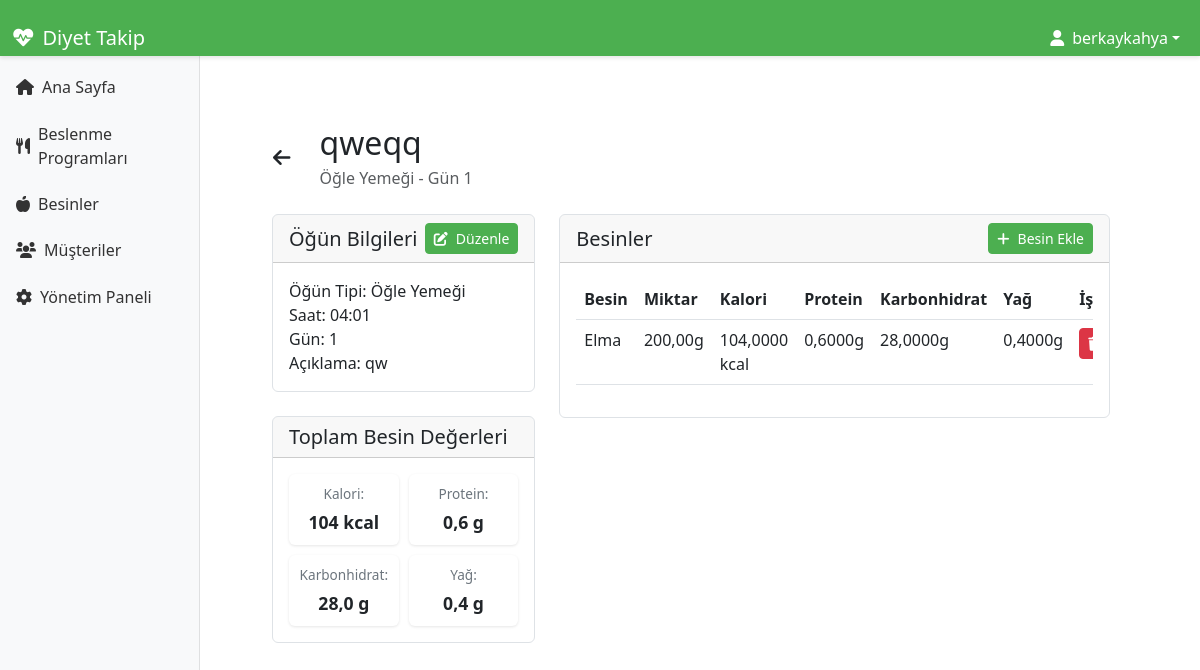
/plans/meal/13/ (signed in), run on the app's committed database.
### accounts/models.py (models this page shows, shortened)
class CustomUser(AbstractUser):
    USER_TYPE_CHOICES = (
        ('dietitian', 'Diyetisyen'),
        ('client', 'Müşteri'),
    )
    user_type = models.CharField(max_length=10, choices=USER_TYPE_CHOICES)
    phone_number = models.CharField(max_length=20, blank=True, null=True)

### meals/models.py (models this page shows, shortened)
class Meal(models.Model):
    MEAL_TYPES = [
        ('breakfast', 'Kahvaltı'),
        ('lunch', 'Öğle Yemeği'),
        ('dinner', 'Akşam Yemeği'),
        ('snack', 'Ara Öğün'),
    ]
    program = models.ForeignKey('plans.NutritionProgram', on_delete=models.CASCADE, related_name='meals')
    name = models.CharField(max_length=100, verbose_name="Öğün Adı")
    description = models.TextField(blank=True, verbose_name="Açıklama")
    meal_type = models.CharField(max_length=20, choices=MEAL_TYPES, verbose_name="Öğün Tipi")
    day_number = models.PositiveIntegerField(verbose_name="Gün")
    time = models.TimeField(verbose_name="Saat")
    created_at = models.DateTimeField(auto_now_add=True)
    updated_at = models.DateTimeField(auto_now=True)
    @property
    def calories(self):
        total = 0
        for meal_food in self.meal_foods.all():
            food = meal_food.food
            amount = meal_food.amount
            total += (food.calories * amount) / 100
        return round(total)
    @property
    def protein(self):
        total = 0
        for meal_food in self.meal_foods.all():
            food = meal_food.food
            amount = meal_food.amount
            total += (food.protein * amount) / 100
        return round(total, 1)
    @property
    def carbs(self):
        total = 0
        for meal_food in self.meal_foods.all():
            food = meal_food.food
            amount = meal_food.amount
            total += (food.carbs * amount) / 100
        return round(total, 1)
    @property
    def fat(self):
        total = 0
        for meal_food in self.meal_foods.all():
            food = meal_food.food
            amount = meal_food.amount
            total += (food.fat * amount) / 100
        return round(total, 1)
    class Meta:
        verbose_name = "Öğün"
        verbose_name_plural = "Öğünler"
        ordering = ['day_number', 'time']
        unique_together = ['program', 'day_number', 'time']

class MealFood(models.Model):
    meal = models.ForeignKey(Meal, on_delete=models.CASCADE, related_name='meal_foods')
    food = models.ForeignKey(Food, on_delete=models.CASCADE, verbose_name="Besin")
    amount = models.DecimalField(max_digits=6, decimal_places=2, verbose_name="Miktar (g)")
    @property
    def calories(self):
        return (self.food.calories * self.amount) / 100
    @property
    def protein(self):
        return (self.food.protein * self.amount) / 100
    @property
    def fat(self):
        return (self.food.fat * self.amount) / 100
    @property
    def carbs(self):
        return (self.food.carbs * self.amount) / 100
    class Meta:
        verbose_name = "Öğün Besini"
        verbose_name_plural = "Öğün Besinleri"

class Food(models.Model):
    name = models.CharField(max_length=100, verbose_name="Besin Adı")
    calories = models.DecimalField(max_digits=6, decimal_places=2, verbose_name="Kalori (kcal/100g)")
    protein = models.DecimalField(max_digits=6, decimal_places=2, verbose_name="Protein (g/100g)")
    fat = models.DecimalField(max_digits=6, decimal_places=2, verbose_name="Yağ (g/100g)")
    carbs = models.DecimalField(max_digits=6, decimal_places=2, verbose_name="Karbonhidrat (g/100g)")
    created_at = models.DateTimeField(auto_now_add=True)
    updated_at = models.DateTimeField(auto_now=True)
    class Meta:
        verbose_name = "Besin"
        verbose_name_plural = "Besinler"
        ordering = ['name']

### plans/views.py (the view)
# urls.py: path('meal/<int:meal_id>/', views.meal_detail, name='meal_detail'),
@login_required
def meal_detail(request, meal_id):
    meal = get_object_or_404(Meal, id=meal_id)
    if not (request.user.is_staff or meal.program.plan_set.filter(client__user=request.user).exists()):
        raise PermissionDenied
    foods = Food.objects.all().order_by('name')
    form = MealForm(instance=meal)
    meal_food_formset = MealFoodFormSet(instance=meal)
    context = {
        'meal': meal,
        'form': form,
        'meal_food_formset': meal_food_formset,
        'foods': foods,
    }
    return render(request, 'plans/meal_detail.html', context)

### templates/plans/meal_detail.html (shortened to what this page needs)
{% extends 'base.html' %}
{% load static %}
{% block extra_css %}
<link rel="stylesheet" href="{% static 'css/sidebar.css' %}">
<link rel="stylesheet" href="{% static 'css/nutrition_plan.css' %}">
{% endblock %}
{% block content %}
<div class="container-fluid">
    <div class="row">
        {% include 'includes/sidebar.html' %}
        <main class="col-md-9 ms-sm-auto col-lg-10 px-md-4 py-4">
            <div class="d-flex justify-content-between flex-wrap flex-md-nowrap align-items-center mb-4">
                <div class="d-flex align-items-center">
                    <a href="{% url 'plans:nutrition_plan_detail' meal.program.id %}" class="btn btn-link text-dark me-3">
                        <i class="fas fa-arrow-left fa-lg"></i>
                    </a>
                    <div>
                        <h1 class="h2 mb-1">{{ meal.name }}</h1>
                        <p class="text-muted mb-0">{{ meal.get_meal_type_display }} - Gün {{ meal.day_number }}</p>
                    </div>
                </div>
            </div>
            <div class="row">
                <div class="col-md-4">
                    <div class="card mb-4">
                        <div class="card-header d-flex justify-content-between align-items-center">
                            <h5 class="card-title mb-0">Öğün Bilgileri</h5>
                            <button type="button" class="btn btn-primary btn-sm" data-bs-toggle="modal" data-bs-target="#editMealModal">
                                <i class="fas fa-edit me-2"></i>Düzenle
                            </button>
                        </div>
                        <div class="card-body">
                            <div class="meal-info">
                                <div class="info-item">
                                    <span class="info-label">Öğün Tipi:</span>
                                    <span class="info-value">{{ meal.get_meal_type_display }}</span>
                                </div>
                                <div class="info-item">
                                    <span class="info-label">Saat:</span>
                                    <span class="info-value">{{ meal.time|time:"H:i" }}</span>
                                </div>
                                <div class="info-item">
                                    <span class="info-label">Gün:</span>
                                    <span class="info-value">{{ meal.day_number }}</span>
                                </div>
                                <div class="info-item">
                                    <span class="info-label">Açıklama:</span>
                                    <span class="info-value">{{ meal.description|default:"Açıklama yok" }}</span>
                                </div>
                            </div>
                        </div>
                    </div>
                    <div class="card">
                        <div class="card-header">
                            <h5 class="card-title mb-0">Toplam Besin Değerleri</h5>
                        </div>
                        <div class="card-body">
                            <div class="nutrition-values">
                                <div class="nutrition-value">
                                    <span class="nutrition-label">Kalori:</span>
                                    <span class="nutrition-amount">{{ meal.calories }} kcal</span>
                                </div>
                                <div class="nutrition-value">
                                    <span class="nutrition-label">Protein:</span>
                                    <span class="nutrition-amount">{{ meal.protein }} g</span>
                                </div>
                                <div class="nutrition-value">
                                    <span class="nutrition-label">Karbonhidrat:</span>
                                    <span class="nutrition-amount">{{ meal.carbs }} g</span>
                                </div>
                                <div class="nutrition-value">
                                    <span class="nutrition-label">Yağ:</span>
                                    <span class="nutrition-amount">{{ meal.fat }} g</span>
                                </div>
                            </div>
                        </div>
                    </div>
                </div>
                <div class="col-md-8">
                    <div class="card">
                        <div class="card-header d-flex justify-content-between align-items-center">
                            <h5 class="card-title mb-0">Besinler</h5>
                            <button type="button" class="btn btn-success btn-sm" data-bs-toggle="modal" data-bs-target="#addFoodModal">
                                <i class="fas fa-plus me-2"></i>Besin Ekle
                            </button>
                        </div>
                        <div class="card-body">
                            <div class="table-responsive">
                                <table class="table table-hover">
                                    <thead>
                                        <tr>
                                            <th>Besin</th>
                                            <th>Miktar</th>
                                            <th>Kalori</th>
                                            <th>Protein</th>
                                            <th>Karbonhidrat</th>
                                            <th>Yağ</th>
                                            <th>İşlemler</th>
                                        </tr>
                                    </thead>
                                    <tbody>
                                        {% for meal_food in meal.meal_foods.all %}
                                        <tr>
                                            <td>{{ meal_food.food.name }}</td>
                                            <td>{{ meal_food.amount }}g</td>
                                            <td>{{ meal_food.calories }} kcal</td>
                                            <td>{{ meal_food.protein }}g</td>
                                            <td>{{ meal_food.carbs }}g</td>
                                            <td>{{ meal_food.fat }}g</td>
                                            <td>
                                                <button type="button" class="btn btn-danger btn-sm"
                                                        onclick="deleteFood({{ meal_food.id }})">
                                                    <i class="fas fa-trash"></i>
                                                </button>
                                            </td>
                                        </tr>
                                        {% empty %}
                                        <tr>
                                            <td colspan="7" class="text-center text-muted">
                                                Henüz besin eklenmemiş
                                            </td>
                                        </tr>
                                        {% endfor %}
                                    </tbody>
                                </table>
                            </div>
                        </div>
                    </div>
                </div>
            </div>
        </main>
    </div>
</div>
{% endblock %}

### templates/base.html (shortened to what this page needs)
{% load static %}
<!DOCTYPE html>
<html lang="tr">
<head>
    <link href="https://cdn.jsdelivr.net/npm/bootstrap@5.3.0/dist/css/bootstrap.min.css" rel="stylesheet">
    <link href="https://cdnjs.cloudflare.com/ajax/libs/font-awesome/6.0.0/css/all.min.css" rel="stylesheet">
    <link href="{% static '/css/style.css' %}" rel="stylesheet">
    {% block extra_css %}{% endblock %}
</head>
<body>
    <nav class="navbar navbar-expand-lg navbar-dark fixed-top">
        <div class="container-fluid">
            <a class="navbar-brand" href="{% url 'home' %}">
                <i class="fas fa-heartbeat"></i> Diyet Takip
            </a>
            <div class="collapse navbar-collapse" id="navbarNav">
                <ul class="navbar-nav ms-auto">
                    {% if user.is_authenticated %}
                    <li class="nav-item dropdown">
                        <a class="nav-link dropdown-toggle" href="#" id="navbarDropdown" role="button" data-bs-toggle="dropdown">
                            <i class="fas fa-user"></i> {{ user.get_full_name|default:user.username }}
                        </a>
                    </li>
                    {% endif %}
                </ul>
            </div>
        </div>
    </nav>
    <div class="messages-container">
    </div>
    <div class="container py-4">
        {% block content %}{% endblock %}
    </div>
</body>
</html>

### static/css/style.css (style rules this page uses)
:root { --primary-color: #4CAF50; --primary-hover: #45a049; --secondary-color: #f8f9fa; --text-color: #333333; --light-gray: #e9ecef; --border-color: #dee2e6; }
:root { --bs-primary: var(--primary-color); --bs-primary-rgb: 76, 175, 80; --bs-primary-hover: var(--primary-hover); --bs-primary-hover-rgb: 69, 160, 73; }
.navbar { height: 56px; z-index: 1030; display: flex; align-items: center; background-color: var(--primary-color) !important; box-shadow: 0 2px 4px rgba(0,0,0,0.1); }
.navbar-brand { display: flex; align-items: center; font-size: 1.25rem; padding: 0; color: white !important; }
.navbar-brand i { margin-right: 0.5rem; }
.navbar-nav { display: flex; align-items: center; }
.nav-link { display: flex; align-items: center; padding: 0.5rem 1rem; color: white !important; }
.nav-link i { margin-right: 0.5rem; }
main { margin-top: 76px; padding-top: 20px; min-height: calc(100vh - 56px); }
.card { transition: transform 0.2s; margin-bottom: 1rem; border-color: var(--border-color); }
.btn-primary { background-color: var(--primary-color) !important; border-color: var(--primary-color) !important; }
.btn-success { background-color: var(--primary-color) !important; border-color: var(--primary-color) !important; }
.container-fluid { padding-top: 20px; }
.row { margin-right: 0; margin-left: 0; }
body { padding-top: 56px; }
.messages-container { position: fixed; top: 56px; left: 0; right: 0; z-index: 1030; padding: 1rem; pointer-events: none; }

### static/css/sidebar.css (style rules this page uses)
main { margin-top: 48px; }

### static/css/nutrition_plan.css (style rules this page uses)
.nutrition-value { font-size: 1.1rem; font-weight: 500; color: #2e59d9; }
.nutrition-label { font-size: 0.8rem; color: #858796; }
.nutrition-values { display: grid; grid-template-columns: repeat(2, 1fr); gap: 10px; }
.nutrition-value { display: flex; flex-direction: column; align-items: center; padding: 10px; background-color: white; border-radius: 6px; box-shadow: 0 1px 3px rgba(0,0,0,0.1); }
.nutrition-label { font-size: 0.85rem; color: #6c757d; margin-bottom: 4px; }
.nutrition-amount { font-size: 1.1rem; font-weight: 600; color: #212529; }
.btn-success { background-color: #198754; border-color: #198754; transition: all 0.3s ease; }
.btn-danger { background-color: #dc3545; border-color: #dc3545; transition: all 0.3s ease; }

### data on the page
CustomUser: get_full_name "berkaykahya"
Meal: name "qweqq", meal_type "Öğle Yemeği", day_number "1", time "04:01", description "qw", calories "104", protein "0,6", carbs "28,0", fat "0,4"
MealFood: food.name "Elma", amount "200,00", calories "104,0000", protein "0,6000", carbs "28,0000", fat "0,4000"
